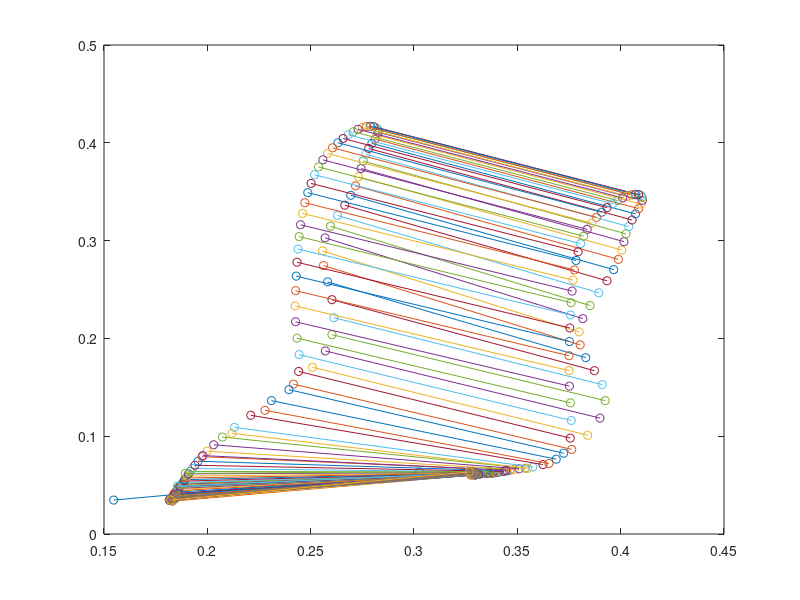
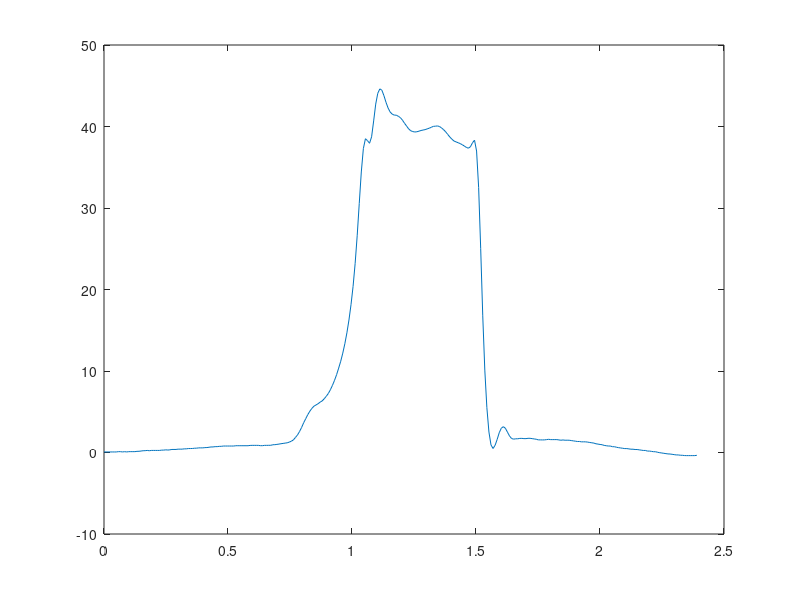

The MATLAB script that drew these images, in order:
% Created by: Anthony Le
% Last updated: 02.12.2018

% KIN 523: Homework 4 - Planar Kinematics
% Due: 02.15.2018
%% Problem 3
close all;
clear;

load('static.mat');
load('jump.mat');

% all trials were recorded @ 120 frames/s 
f_s = 120;
delta_t = 1 / f_s;

time = [];

for i = 1:length(frame_j)
    t = frame_j(i) * 0.0083;
    time = cat(1, time, t);
end

avgx_heel = mean(HEEX_ST);
avgy_heel = mean(HEEY_ST);

avgx_toe = mean(TOEX_ST);
avgy_toe = mean(TOEY_ST);

plot([avgx_heel avgx_toe], [avgy_heel avgy_toe], '-o');
hold on;
for j = 1:length(frame_j)
    plot([HEEX_J(j, 1) TOEX_J(j, 1)], [HEEY_J(j, 1) TOEY_J(j, 1)], '-o');
end
hold off;

% x = avgx_toe - avgx_heel;
% y = avgy_toe - avgy_heel;
% offset_ang = atan2d(y, x);
offset_ang = -(atan2d((avgy_toe - avgy_heel), (avgx_toe - avgx_heel)));

MJ_ANG = [];

for k = 1:length(frame_j)
    mj_ang = -(atan2d((TOEY_J(k, 1) - HEEY_J(k, 1)), (TOEX_J(k, 1) - HEEX_J(k, 1))));
    MJ_ANG = cat(1, MJ_ANG, mj_ang);
end

AJ_ANG = MJ_ANG - offset_ang;

FTAng = horzcat(frame_j, time, AJ_ANG);

figure(2);
plot(time, AJ_ANG);